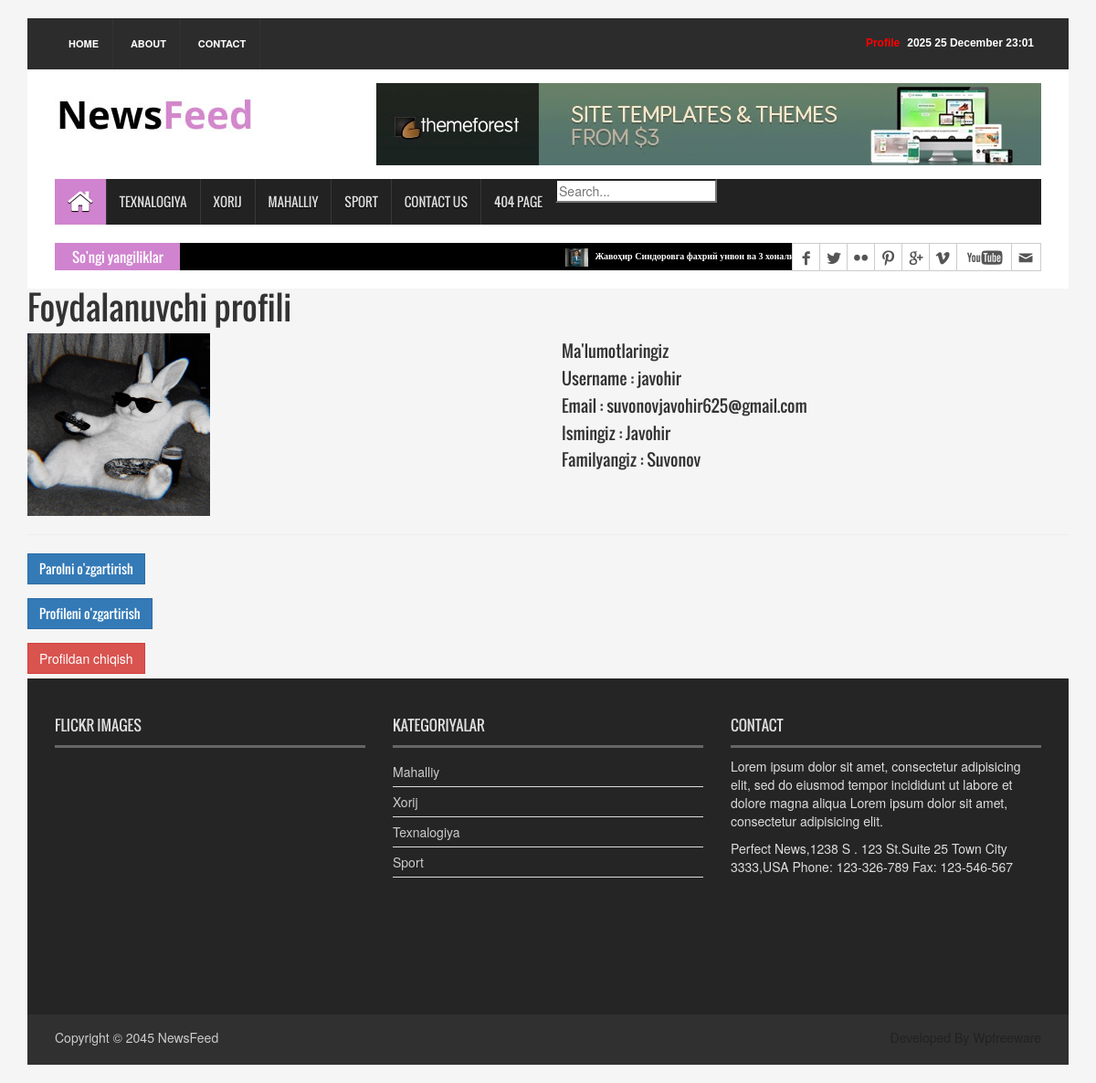
/accounts/profile/ (signed in), run on an earlier commit of the app's database.
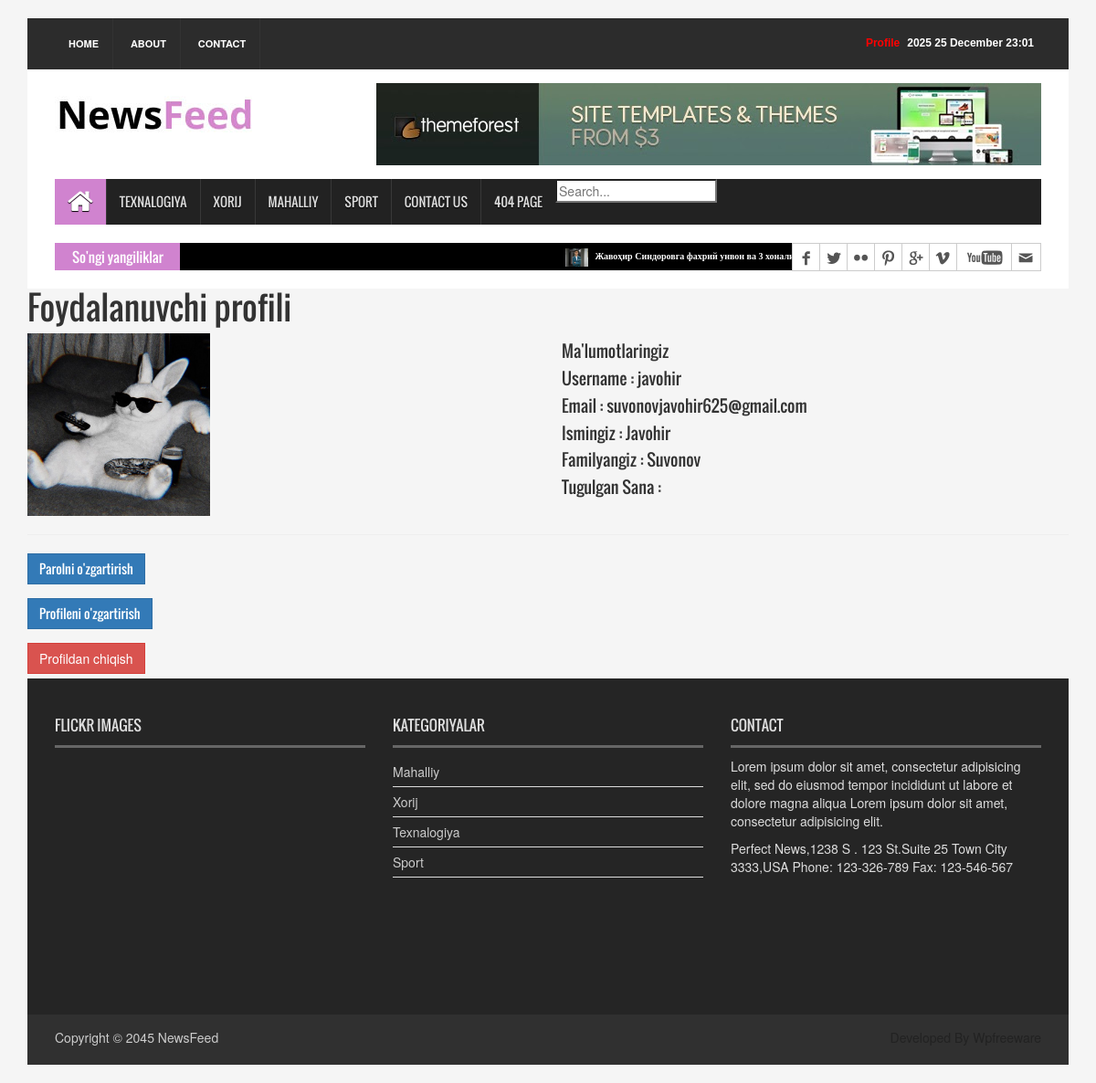
And on a later commit of the database.
### news_app/models.py (models this page shows, shortened)
class New(models.Model):
    class Status(models.TextChoices):
        Draft = "DF", "Draft"
        Published = "PB", "Published"
    title = models.CharField(max_length=250)
    slug = models.SlugField(max_length=250, unique=True, blank=True)
    body = models.TextField()
    image = models.ImageField(upload_to="news/images")
    category = models.ForeignKey(Category, on_delete=models.CASCADE)
    publish_time = models.DateTimeField(default=timezone.now)
    created_time = models.DateTimeField(auto_now_add=True)
    update_time = models.DateTimeField(auto_now=True)
    status = models.CharField(
        max_length=2, choices=Status.choices, default=Status.Draft
    )
    objects = models.Manager()
    published = PublishedManager()
    class Meta:
        ordering = ["-publish_time"]

class Category(models.Model):
    name = models.CharField(max_length=150)

### accounts/models.py (models this page shows, shortened)
class ProfileModel(models.Model):
    user = models.OneToOneField(User, on_delete=models.CASCADE , related_name='profile')
    image = models.ImageField(upload_to="users/", blank=True, null=True)
    date_of_birth = models.DateTimeField(blank=True , null=True)

### accounts/views.py (the view)
# urls.py: path("profile/", dashbord_view, name="profile"),
@login_required
def dashbord_view(request):
    user = request.user
    profile = request.user.profile
    context = {"user": user , "profile" : profile}
    return render(request, "pages/profile.html", context)

### news_app/context_compresser.py (called while the page is built)
def last_news(request) :
    last_news = New.published.all().order_by("-publish_time")[:10]
    context = {
        'last_news' : last_news
    }
    return context

def categories_list(request):
    categories_list = Category.objects.all()
    context = {
        'categories' : categories_list
    }
    return context

### news_app/models.py (called while the page is built)
    def get_queryset(self):
        return super().get_queryset().filter(status  =  New.Status.Published)

### templates/pages/profile.html (shortened to what this page needs)
{% extends "news/base.html" %}
{% load static %}
{% block content %}
<h1>Foydalanuvchi profili</h1>
<div class="row">
    <div class=" col col-md-6">
        <img src="{{profile.image.url}}" style="width: 200px; height: 200px;" alt="{{profile.user.username}}">
    </div>
    <div class=" col col-md-6">
        <h4>Ma'lumotlaringiz</h4>
        <h4>Username : {{user.username}}</h4>
        <h4>Email : {{user.email}}</h4>
        <h4>Ismingiz : {{user.first_name}}</h4>
        <h4>Familyangiz : {{user.last_name}}</h4>
        {% if profile.date_of_birth %}
        <h4>Tugulgan Sana : {{profile.user.date_of_birth}}</h4>
        {% endif %}
    </div>
</div>
<hr>
<h5><a class="btn btn-primary" href="{% url 'password_change' %}">Parolni o'zgartirish</a></h5>
<h5><a class="btn btn-primary" href="{% url 'profile_edit' %}">Profileni o'zgartirish</a></h5>
<form action="{% url 'logout' %}" method="post">
    <button class="btn btn-danger" type="submit">Profildan chiqish</button>
</form>
{% endblock content %}

### templates/news/base.html (shortened to what this page needs)
{% load static %}
<!DOCTYPE html>
<html>
<head>
    <link rel="stylesheet" type="text/css" href="{% static 'css/bootstrap.min.css' %}">
    <link rel="stylesheet" type="text/css" href="{% static 'css/font-awesome.min.css'%}">
    <link rel="stylesheet" type="text/css" href="{% static 'css/animate.css'%}">
    <link rel="stylesheet" type="text/css" href="{% static 'css/font.css'%}">
    <link rel="stylesheet" type="text/css" href="{% static 'css/li-scroller.css'%}">
    <link rel="stylesheet" type="text/css" href="{% static 'css/slick.css'%}">
    <link rel="stylesheet" type="text/css" href="{% static 'css/jquery.fancybox.css'%}">
    <link rel="stylesheet" type="text/css" href="{% static 'css/theme.css'%}">
    <link rel="stylesheet" type="text/css" href="{% static 'css/style.css'%}">
</head>
<body>
    <div class="container">
        <header id="header">
            <div class="row">
                <div class="col-lg-12 col-md-12 col-sm-12">
                    <div class="header_top">
                        <div class="header_top_left">
                            <ul class="top_nav">
                                <li><a href="{% url 'home' %}">Home</a></li>
                                <li><a href="#">About</a></li>
                                <li><a href="{% url 'contact-us' %}">Contact</a></li>
                            </ul>
                        </div>
                        <div class="header_top_right">
                            <p> {% now "Y j F H:i" %}</p>
                            {% if request.user.is_authenticated %}
                            <p><a href="{% url 'profile' %}" style="color: red;">Profile</a></p>
                            {% else %}
                            <p><a href="{% url 'login' %}" style="color: red;">Kirish</a></p>
                            {% endif %}
                        </div>
                    </div>
                </div>
                <div class="col-lg-12 col-md-12 col-sm-12">
                    <div class="header_bottom">
                        <div class="logo_area"><a href="index.html" class="logo"><img src="images/logo.jpg" alt=""></a>
                        </div>
                        <div class="add_banner"><a href="#"><img src="{% static 'images/addbanner_728x90_V1.jpg' %}"
                                    alt=""></a>
                        </div>
                    </div>
                </div>
            </div>
        </header>
        <section id="navArea">
            <nav class="navbar navbar-inverse" role="navigation">
                <div id="navbar" class="navbar-collapse collapse">
                    <ul class="nav navbar-nav main_nav">
                        <li class="active">
                            <a href="{% url 'home' %}">
                                <span class="fa fa-home desktop-home"></span>
                            </a>
                        </li>
                        <li><a href="{% url 'texno_page' %}">Texnalogiya</a></li>
                        <li><a href="{% url 'foreign_page' %}">Xorij</a></li>
                        <li><a href="{% url 'local_page' %}">Mahalliy</a></li>
                        <li><a href="{% url 'sport_page' %}">Sport</a></li>
                        <li><a href="{% url 'contact-us' %}">Contact Us</a></li>
                        <li><a href="{% url '404' %}">404 Page</a></li>
                        <li>
                            <form method="get">
                                <input type="search" name="q" placeholder="Search...">
                            </form>
                        </li>
                    </ul>
                </div>
            </nav>
        </section>
        <section id="newsSection">
            <div class="row">
                <div class="col-lg-12 col-md-12">
                    <div class="latest_newsarea"><span>So'ngi yangiliklar</span>
                        <ul id="ticker01" class="news_sticker">
                            {% for news in last_news %}
                            <li>
                                <a href="{% url 'news_detail' news.pk %}"><img src="{{news.image.url}}" alt="">
                                   {{news.title}}
                                </a>
                            </li>
                            {% endfor %}
                        </ul>
                        <div class="social_area">
                            <ul class="social_nav">
                                <li class="facebook"><a href="#"></a></li>
                                <li class="twitter"><a href="#"></a></li>
                                <li class="flickr"><a href="#"></a></li>
                                <li class="pinterest"><a href="#"></a></li>
                                <li class="googleplus"><a href="#"></a></li>
                                <li class="vimeo"><a href="#"></a></li>
                                <li class="youtube"><a href="#"></a></li>
                                <li class="mail"><a href="#"></a></li>
                            </ul>
                        </div>
                    </div>
                </div>
            </div>
        </section>
        {% block content %}
        {% endblock content %}
        <footer id="footer">
            <div class="footer_top">
                <div class="row">
                    <div class="col-lg-4 col-md-4 col-sm-4">
                        <div class="footer_widget wow fadeInLeftBig">
                            <h2>Flickr Images</h2>
                        </div>
                    </div>
                    <div class="col-lg-4 col-md-4 col-sm-4">
                        <div class="footer_widget wow fadeInDown">
                            <h2>Kategoriyalar</h2>
                            <ul class="tag_nav">
                                {% for category in categories %}
                                <li><a href="#">{{category.name}}</a></li>
                                {% endfor %}
                            </ul>
                        </div>
                    </div>
                    <div class="col-lg-4 col-md-4 col-sm-4">
                        <div class="footer_widget wow fadeInRightBig">
                            <h2>Contact</h2>
                            <p>Lorem ipsum dolor sit amet, consectetur adipisicing elit, sed do eiusmod tempor
                                incididunt ut
                                labore et dolore magna aliqua Lorem ipsum dolor sit amet, consectetur adipisicing elit.
                            </p>
                            <address>
                                Perfect News,1238 S . 123 St.Suite 25 Town City 3333,USA Phone: 123-326-789 Fax:
                                123-546-567
                            </address>
                        </div>
                    </div>
                </div>
            </div>
            <div class="footer_bottom">
                <p class="copyright">Copyright &copy; 2045 <a href="index.html">NewsFeed</a></p>
                <p class="developer">Developed By Wpfreeware</p>
            </div>
        </footer>
    </div>
</body>
</html>

### static/css/li-scroller.css (style rules this page uses)
ul.newsticker { position:relative; left:750px; font:bold 10px Verdana; list-style-type:none; margin:0; padding:0 }
ul.newsticker li { float:left; margin:0; padding:0 }
ul.newsticker a { white-space:nowrap; padding:0; color:#fff; margin:0 50px 0 0 }
ul.newsticker a > img { height:20px; margin-right:5px; width:25px }

### static/css/theme.css (style rules this page uses)
.navbar-inverse .navbar-nav > .active > a, .navbar-inverse .navbar-nav > .active > a:hover, .navbar-inverse .navbar-nav > .active > a:focus { background-color: #d083cf }
.latest_newsarea span { background: none repeat scroll 0 0 #d083cf }

What changed in the data, as far as the page shows it:
changed ProfileModel: date_of_birth empty → "2004-04-28 19:00:00" (drawn)
Also different on the page:
text now shown: "Tugulgan Sana :"
